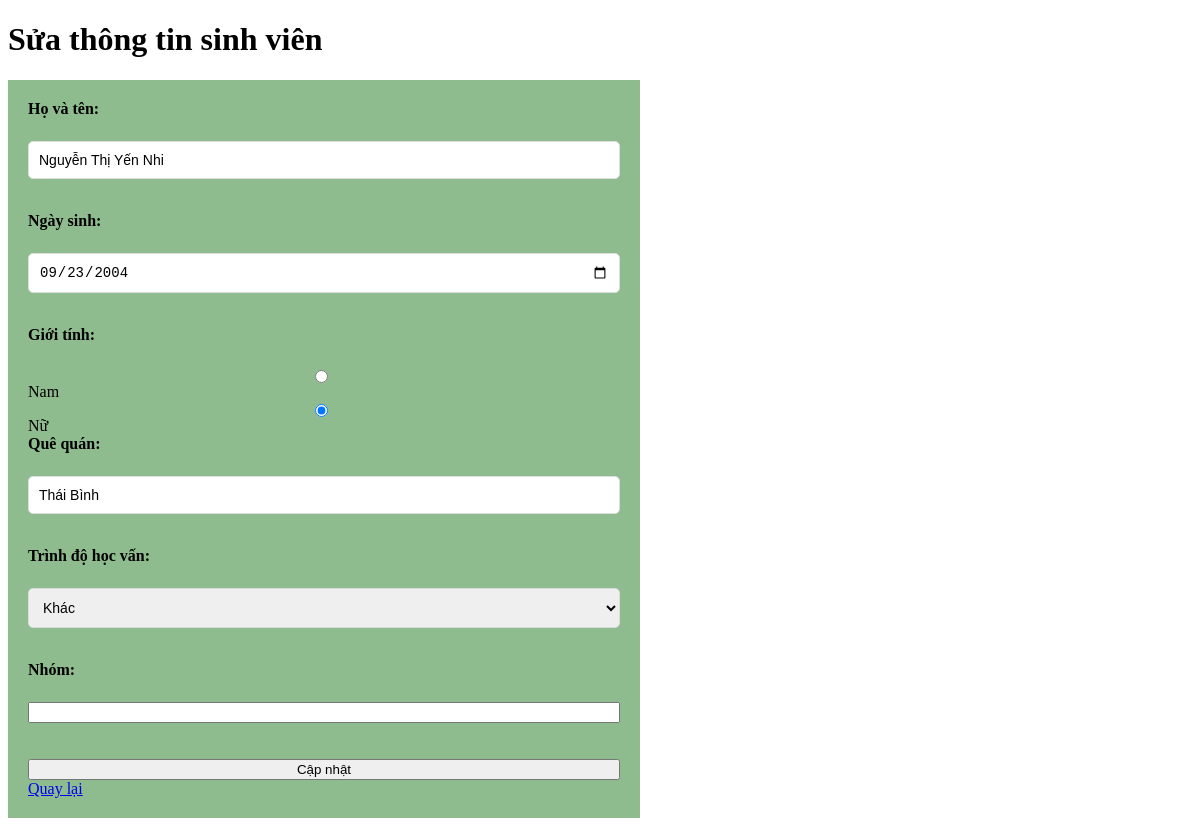
Page /suasv.php?id=1 on the committed database.
### tables this page shows
CREATE TABLE `table_Students` (
  `id` int(50) NOT NULL,
  `fullname` varchar(250) NOT NULL,
  `dob` date NOT NULL,
  `gender` int(10) NOT NULL,
  `hometown` varchar(250) NOT NULL,
  `level` int(11) NOT NULL,
  `group` int(11) NOT NULL
);

### suasv.php (the view, shortened to what this page needs)
<?php
$conn = new mysqli('localhost', 'root', '', 'QLSV_NguyenThiYenNhi');
if (isset($_GET['id'])) {
    $id = $_GET['id'];
    $sql = "SELECT * FROM table_Students WHERE id = $id";
    $result = $conn->query($sql);
    if ($result->num_rows > 0) {
        $row = $result->fetch_assoc();
    } else {
        echo "Không tìm thấy sinh viên!";
        exit;
    }
} else {
    echo "ID sinh viên không hợp lệ!";
    exit;
}
?>
<!DOCTYPE html>
<html lang="en">
<head>
</head>
<body>
    <h1>Sửa thông tin sinh viên</h1>
    <form method="POST">
        <label>Họ và tên:</label><br>
        <input type="text" name="fullname" value="<?php echo $row['fullname']; ?>" required><br>
        <label>Ngày sinh:</label><br>
        <input type="date" name="dob" value="<?php echo $row['dob']; ?>" required><br>
        <label>Giới tính:</label><br>
        <input type="radio" name="gender" value="1" <?php echo $row['gender'] == 1 ? 'checked' : ''; ?>> Nam
        <input type="radio" name="gender" value="0" <?php echo $row['gender'] == 0 ? 'checked' : ''; ?>> Nữ<br>
        <label>Quê quán:</label><br>
        <input type="text" name="hometown" value="<?php echo $row['hometown']; ?>" required><br>
        <label>Trình độ học vấn:</label><br>
        <select name="level">
            <option value="3" <?php echo $row['level'] == 3 ? 'selected' : ''; ?>>Khác</option>
        </select><br>
        <label>Nhóm:</label><br>
        <input type="number" name="group_id" value="<?php echo $row['group_id']; ?>" required><br>
        <br>
        <input type="submit" value="Cập nhật">
        <a href="index.php">Quay lại</a>
        <link rel="stylesheet"href="suasv.css">
    </form>
</body>
</html>

### suasv.css (style rules this page uses)
form { display: flex; flex-direction: column; width: 50%; padding: 20px; border: 2px darkseagreen; background-color:darkseagreen; }
label { font-weight: bold; margin-bottom: 5px; }
input[type="text"], input[type="date"], select { width: 100%; padding: 10px; border: 1px solid #ddd; border-radius: 5px; box-sizing: border-box; font-size: 14px; margin-bottom: 15px; }
input[type="radio"] { margin-right: 10px; }

### rows in the picture
table_students: fullname "Nguyễn Thị Yến Nhi", dob "09/23/2004", gender "☑", hometown "Thái Bình", level "Khác"
